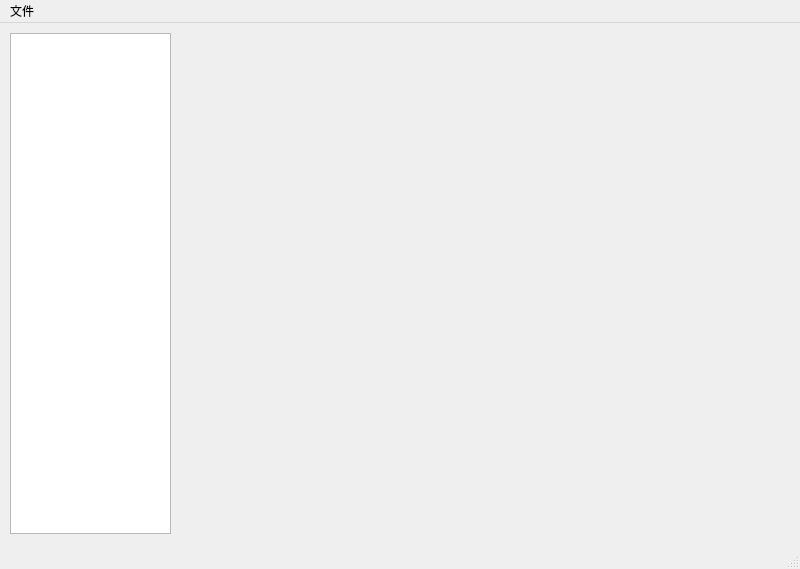
<?xml version="1.0" encoding="UTF-8"?>
<ui version="4.0">
 <class>MainWindow</class>
 <widget class="QMainWindow" name="MainWindow">
  <property name="geometry">
   <rect>
    <x>0</x>
    <y>0</y>
    <width>800</width>
    <height>569</height>
   </rect>
  </property>
  <property name="windowTitle">
   <string>系统</string>
  </property>
  <widget class="QWidget" name="centralwidget">
   <widget class="QListWidget" name="moduleList">
    <property name="geometry">
     <rect>
      <x>10</x>
      <y>10</y>
      <width>161</width>
      <height>501</height>
     </rect>
    </property>
   </widget>
  </widget>
  <widget class="QMenuBar" name="menubar">
   <property name="geometry">
    <rect>
     <x>0</x>
     <y>0</y>
     <width>800</width>
     <height>22</height>
    </rect>
   </property>
   <widget class="QMenu" name="menu">
    <property name="title">
     <string>文件</string>
    </property>
   </widget>
   <addaction name="menu"/>
  </widget>
  <widget class="QStatusBar" name="statusbar"/>
 </widget>
 <resources/>
 <connections/>
</ui>
